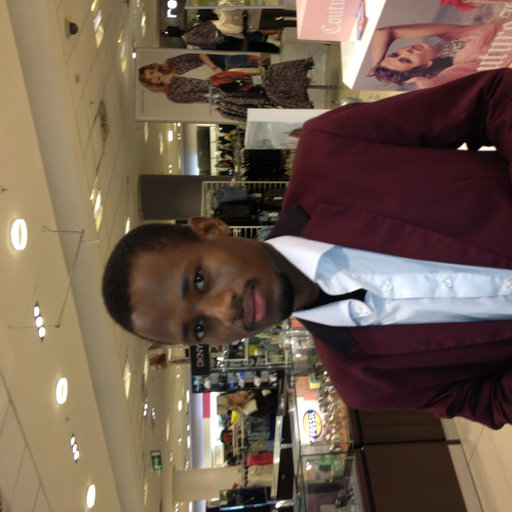
#> input picture phase1+2/P2L3 Exercises/Sanka_img.jpg, 512 x 512 px
$ jupyter execute exercise_6b_sobel_ur_image.ipynb
#> lines starting #> are read from the running program, lines starting #| are printed output that depends on the picture
[cell 1]
import numpy as np
import matplotlib.pyplot as plt
from scipy import signal

[cell 2]
# generate the sobel filters
sanka = plt.imread("Sanka_img.jpg")
#> sanka is the input picture: shape (512, 512, 3); mean R, G, B 111, 92, 77.6
sanka0 = np.rot90(sanka, k=-1)
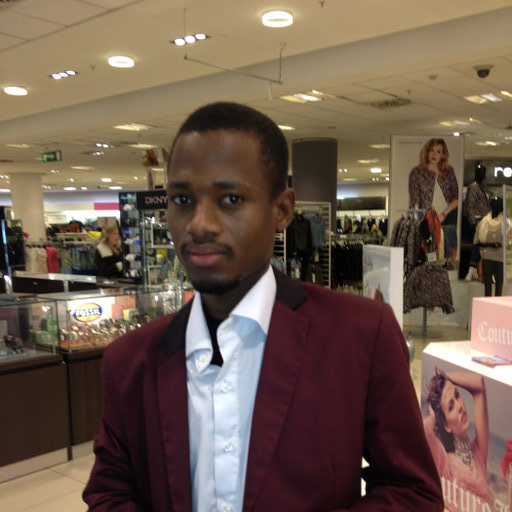
#> sanka0: shape (512, 512, 3); mean R, G, B 111, 92, 77.6
sanka_gray = np.dot(sanka0[...,:3], [0.2989, 0.5870, 0.1140])
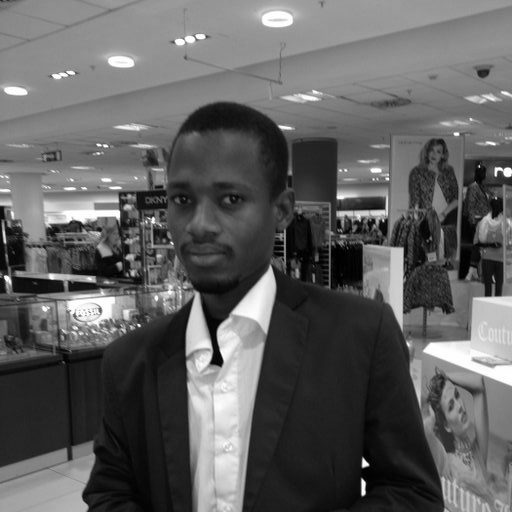
#> sanka_gray: shape (512, 512) float64; min 0, max 255, mean 96
plt.imshow(sanka_gray, cmap='gray')

[cell 3]
# x-kernel
sobelx = np.array([[-1, 0, 1],[-2, 0, 2],[-1, 0, 1]])

#y-kernel
sobely = np.array([[-1, -2, -1],[ 0,  0,  0],[ 1,  2,  1]])

[cell 4]
# Get the first derivative Ix
Ix = signal.convolve2d(sanka_gray, sobelx, "same")
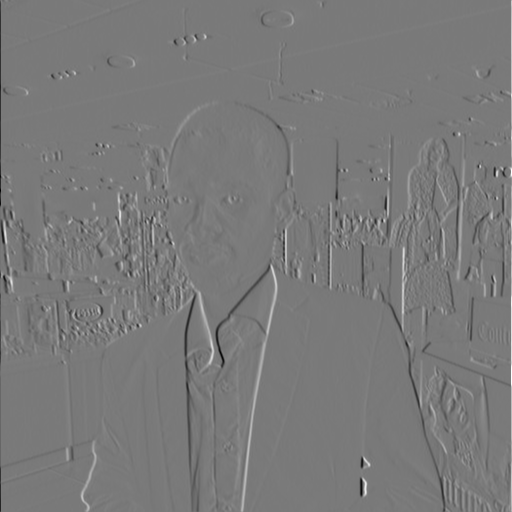
#> Ix: shape (512, 512) float64; min -934.3, max 1018.5, mean -0.3; drawn with min black and max white
Iy = signal.convolve2d(sanka_gray, sobely, "same")
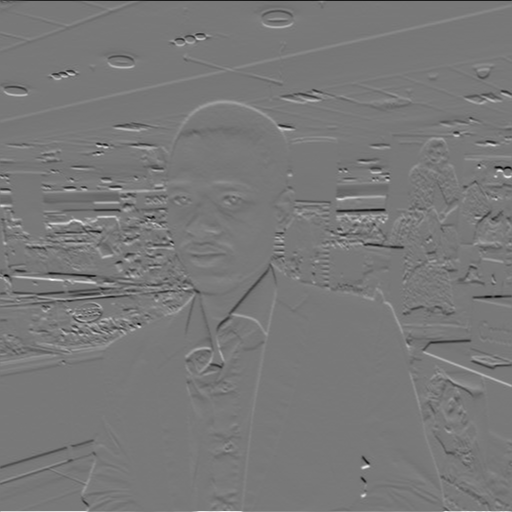
#> Iy: shape (512, 512) float64; min -795.2, max 882.8, mean 0.5; drawn with min black and max white

[cell 5]
##----- Sobel
#-- Find the sobel operator Sobel=sqrt( Ix*Ix + Iy*Iy )

Sobel = np.sqrt( (Ix*Ix) + (Iy*Iy) )
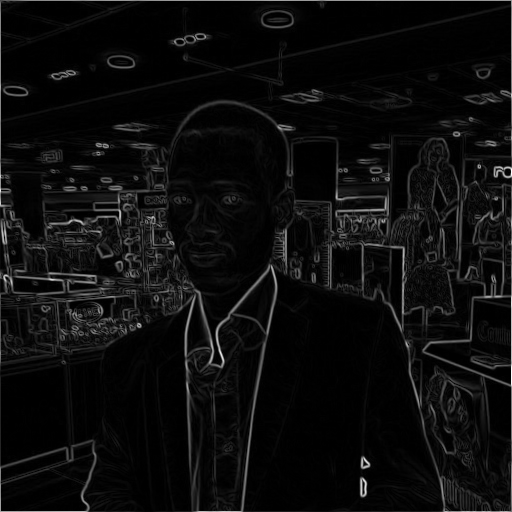
#> Sobel: shape (512, 512) float64; min 0, max 1029.6, mean 52.5; drawn with min black and max white

plt.imshow(Sobel, cmap='gray')
